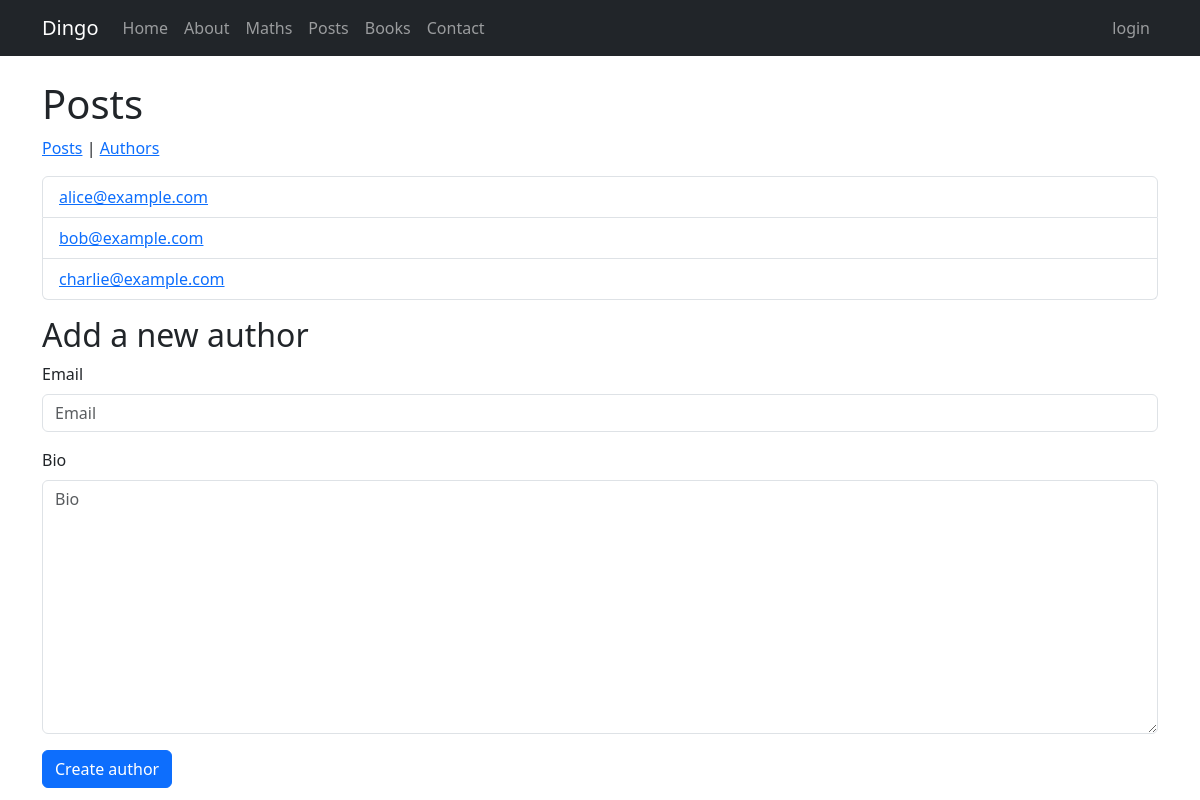
The app's page /posts/authors/ with its own data.
### posts/models.py (models this page shows, shortened)
class Author(models.Model):
    email = models.EmailField(unique=True)
    bio = models.TextField(null=True, blank=True)

### posts/views.py (the view)
# urls.py: path("authors/", authors_list, name="authors_list"),
def authors_list(request):
    if request.method == "POST":
        form = AuthorForm(data=request.POST)
        if form.is_valid():
            form.save()
            messages.add_message(request, messages.SUCCESS, "Author created!")
            return redirect("posts:authors_list")
        messages.add_message(request, messages.ERROR, "Please fix the errors below.")
    else:
        form = AuthorForm()
    authors = Author.objects.all()
    return render(
        request=request,
        template_name="posts/authors_list.html",
        context={"authors": authors, "form": form},
    )

### posts/forms.py
class AuthorForm(forms.ModelForm):
    class Meta:
        model = Author
        fields = ["email", "bio"]

### posts/templates/posts/authors_list.html (shortened to what this page needs)
{% extends "posts/base.html" %}
{% load django_bootstrap5 %}
{% block posts_content %}
    <ul class="list-group mb-3">
        {% for author in authors %}
            <li class="list-group-item">
                <a href="{% url 'posts:author_details' pk=author.pk %}">{{ author.email }}</a>
            </li>
        {% empty %}
            <li class="list-group-item">No authors yet.</li>
        {% endfor %}
    </ul>
    <h2>Add a new author</h2>
    <form method="post">
        {% bootstrap_form form %}
        <button type="submit" class="btn btn-primary">Create author</button>
    </form>
{% endblock %}

### records on screen
Author: email "alice@example.com"
Author: email "bob@example.com"
Author: email "charlie@example.com"
